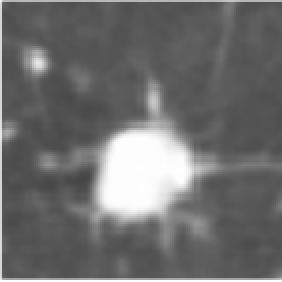
#> input picture nux.png, 141 x 141 px (shown 2 times larger)
$ python method_two.py
#> lines starting #> are read from the running program, lines starting #| are printed output that depends on the picture
import cv2
import random
import numpy as np
i=cv2.imread('nux.png',0)
#> i is the input picture: shape (141, 141); min 70, max 255, mean 109.7
c=cv2.bilateralFilter(i,5,5,10)
can=cv2.Canny(i,150,150)
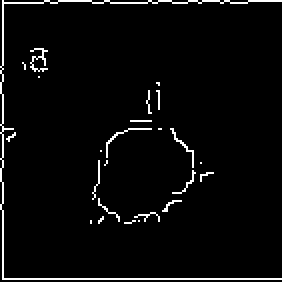
#> can: shape (141, 141) (shown 2 times larger); 3.6% white in thin lines or dots
can=cv2.GaussianBlur(can,(11,11),0)
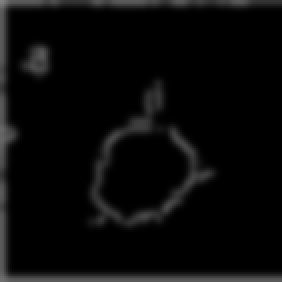
#> can: shape (141, 141) (shown 2 times larger); min 0, max 130, mean 9.4
x=cv2.add(c,can)
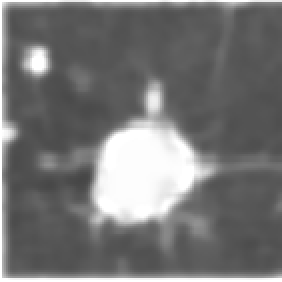
#> x: shape (141, 141) (shown 2 times larger); min 70, max 255, mean 117.4
k=np.array([[-1,1,-1],[1,1,1],[-1,1,-1]])
x=cv2.filter2D(x,-1,k)
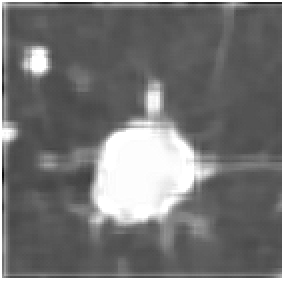
#> x: shape (141, 141) (shown 2 times larger); min 11, max 255, mean 115.5
_,x=cv2.threshold(x,191,255,cv2.THRESH_TOZERO)
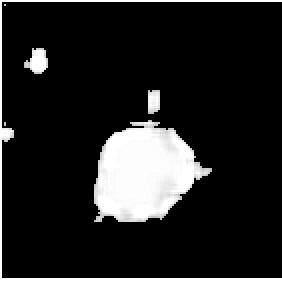
#> x: shape (141, 141) (shown 2 times larger); min 0, max 255, mean 34.7
cv2.imshow('s',x)
cv2.waitKey()
cv2.destroyAllWindows()
